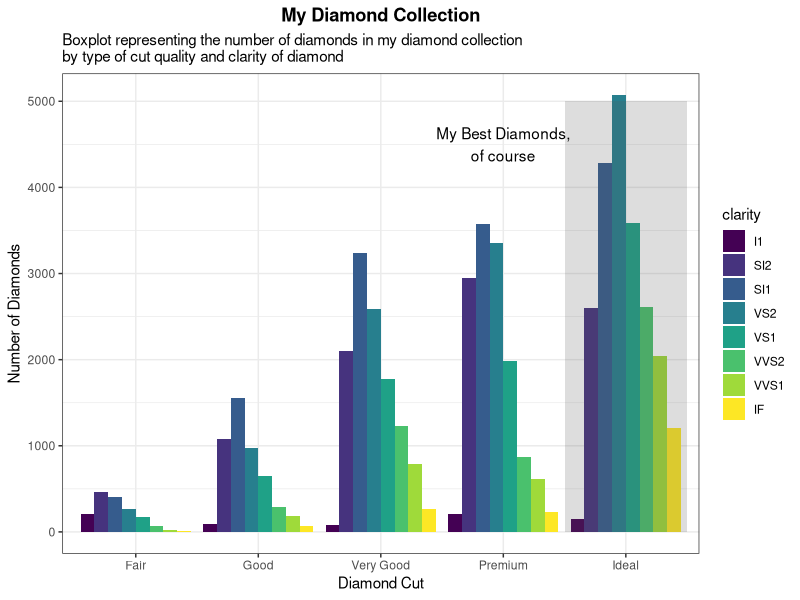
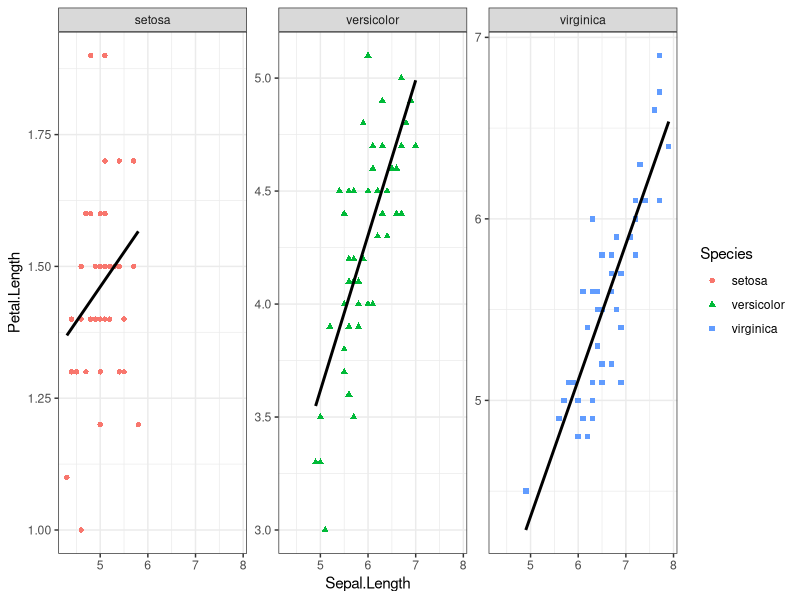
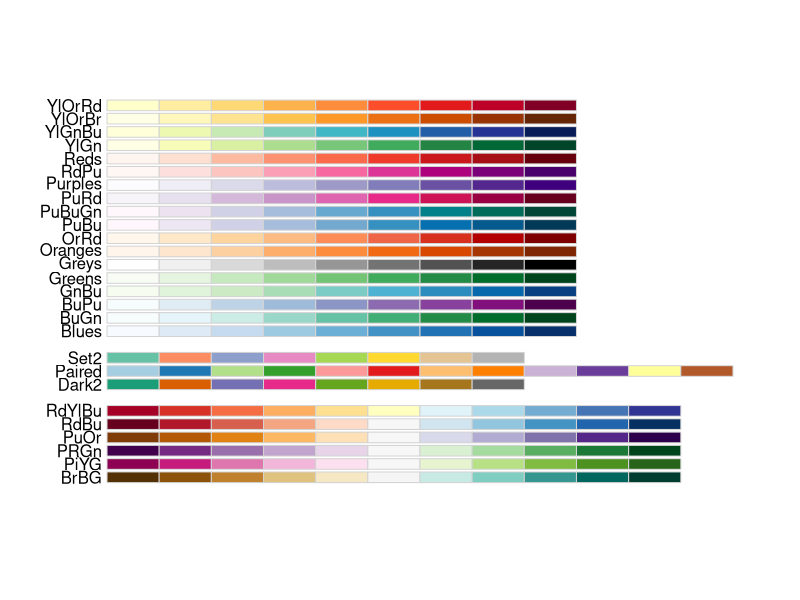

Reproduce these figures in R, in order.
## ---- chunk 1
knitr::opts_chunk$set(echo = FALSE)
## ---- chunk 2
library(ggplot2)
library(magrittr) #so I can do some piping
data(diamonds)
data(mpg)
data(iris)
theme_set(theme_bw()) #I'll give you this one, you can set the theme individually for graphs
#or you can set the theme for all the graphs using theme_set()
#theme_bw() is best theme (IMO)

#for graph 3:
library(ggrepel)


## ---- chunk 3
data("diamonds")
#Create a bar graph using geom_bar and specify position="dodge" to have bars side by side.
ggplot(diamonds, aes(x=cut, fill = clarity)) +
    geom_bar(stat="count", position = "dodge") +
    annotate("rect", xmin = 4.5, xmax= 5.5, ymin=0, ymax = 5000, alpha=0.2) + #this is to add a shaded rectangle
    annotate("text", label = "My Best Diamonds,\nof course", x = 4, y = 4500)+ #this is to add the text 
    labs(x="Diamond Cut", y = "Number of Diamonds", title = "My Diamond Collection", subtitle = "Boxplot representing the number of diamonds in my diamond collection \nby type of cut quality and clarity of diamond") + #adds labels to the plot
    theme(plot.title = element_text(hjust = 0.5, face = "bold")) #this centers the title
#hint think about the *position* the bars are in...
## ---- chunk 4


## ---- chunk 5
data(iris)
combined_plot <- ggplot(iris, aes(Sepal.Length, Petal.Length, color = Species, shape = Species)) +
  geom_point() + #up to this step, R will produce a combined plot of all species
  geom_smooth(method = "lm", se = FALSE, color = "black") #this will add linear fit with no errors
combined_plot + facet_wrap(. ~ Species, scales = "free_y") #now we can separate the plot by species using facet_grid with formula x~y. I'm putting . for x and Species for y to have the dividing lines parallel to y-axis


## ---- chunk 6

## ---- chunk 7
data("mpg")
corvette <- mpg[mpg$model == "corvette",]
#install
require("ggrepel") #useful for making text annotations better, hint hint
set.seed(42)
## ---- chunk 8

## ---- chunk 9
data(mpg)

#hint for the coloring, colorbrewer and you can set palette colors and make your graphs colorblind friendly
library(RColorBrewer)
display.brewer.all(colorblindFriendly = T) #take a look at the colorblindfriendly options
## ---- chunk 10
